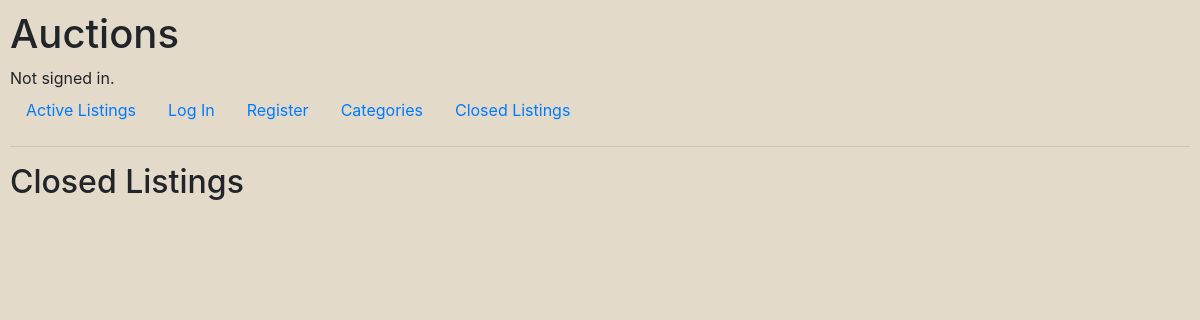
Before: /closed_listings with the older database file.
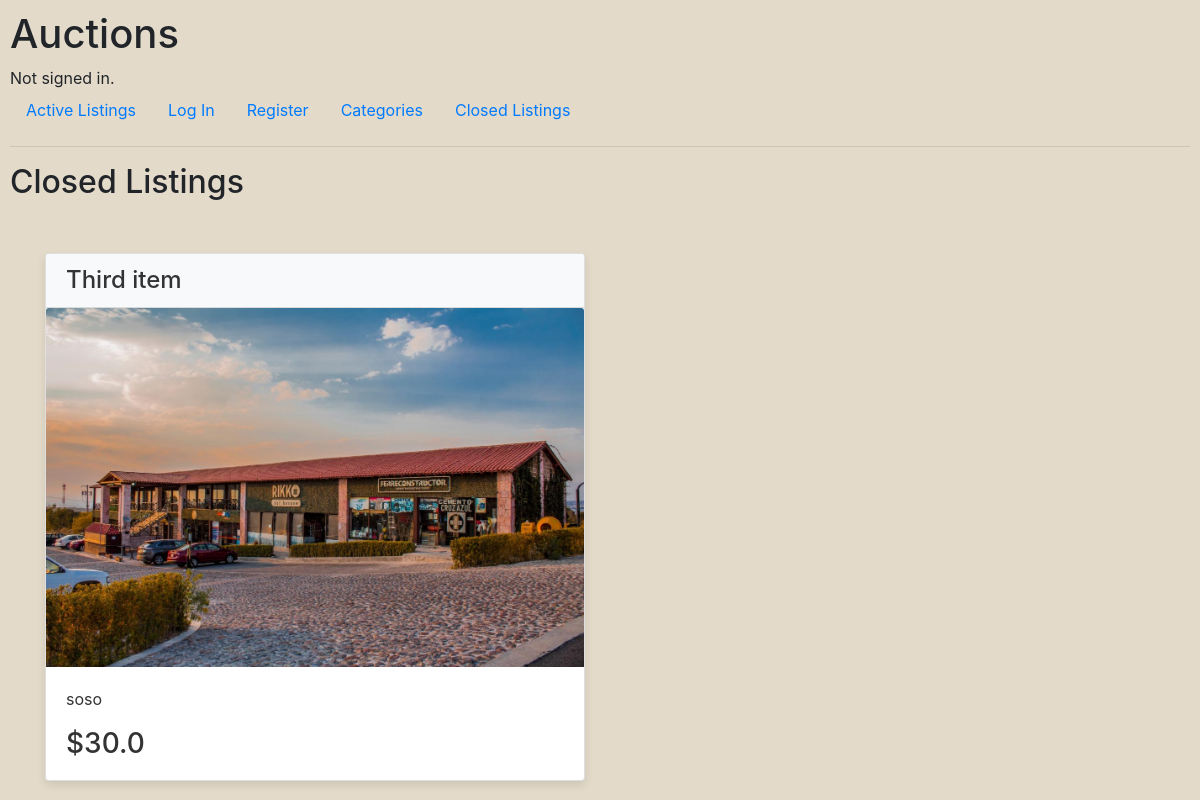
After: the same page with the newer database file.
### auctions/models.py (models this page shows, shortened)
class Listing(models.Model):
    title = models.CharField(max_length=64)
    description = models.CharField(max_length=200)
    starting_price = models.FloatField()
    image = models.ImageField(upload_to='images/', blank=True, null=True)
    end_date = models.DateTimeField()
    seller = models.ForeignKey(User, on_delete=models.CASCADE, related_name="listings")
    status = models.BooleanField(default=True)
    categorie = models.ForeignKey(Categorie, on_delete=models.CASCADE, related_name="items", blank=True, null=True)

### auctions/views.py (the view)
# urls.py: path("closed_listings", views.closed_listings, name="closed_listings")
def closed_listings(request):
    listings = Listing.objects.filter(status=False)
    return render(request, 'auctions/closed_listings.html', {
        "listings": listings
    })

### auctions/templates/auctions/closed_listings.html
{% extends "auctions/layout.html" %}
{% block body %}
    <h2>Closed Listings</h2>
    <br>
    {% for listing in listings %}
    <div class="container">
        <div class="row">
          <div class="col-md-6">
            <a href="{% url 'view_listing' listing.id %}" class="card-link">
              <div class="card">
                <h3 class="card-header">{{ listing.title }}</h3>
                {% if listing.image %}
                  <img class="card-img-top" src="{{ listing.image.url }}" alt="Listing Image">
                {% else %}
                  <div class="card-img-top bg-light d-flex justify-content-center align-items-center" style="height: 200px;">
                    <p class="text-muted">No Image Preview</p>
                  </div>
                {% endif %}
                <div class="card-body">
                  <p class="card-text">{{ listing.description }}</p>
                  <h3 class="card-text">${{ listing.starting_price }}</h3>
                </div>
              </div>
            </a>
          </div>
        </div>
      </div>
    {% endfor %}
{% endblock %}

Changed rows visible on the page:
added Listing: title "Third item", image (picture), description "soso", starting_price "30.0"
